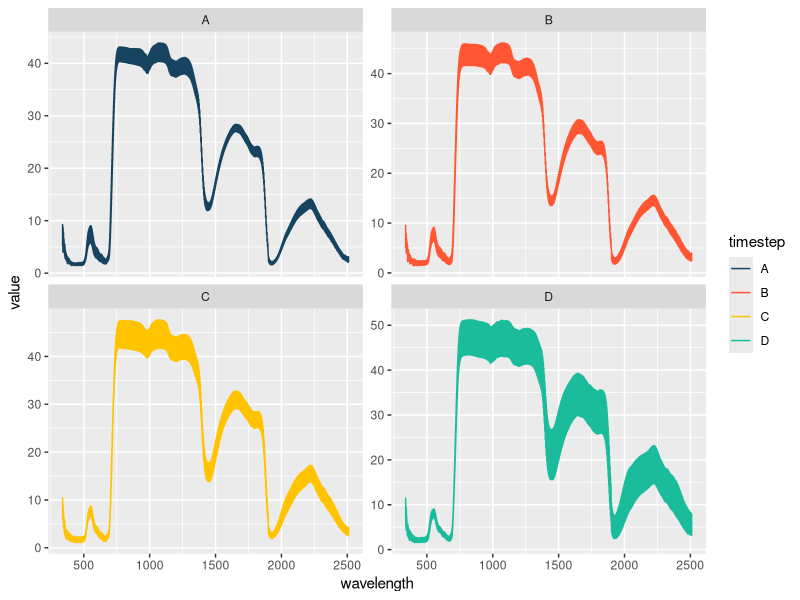
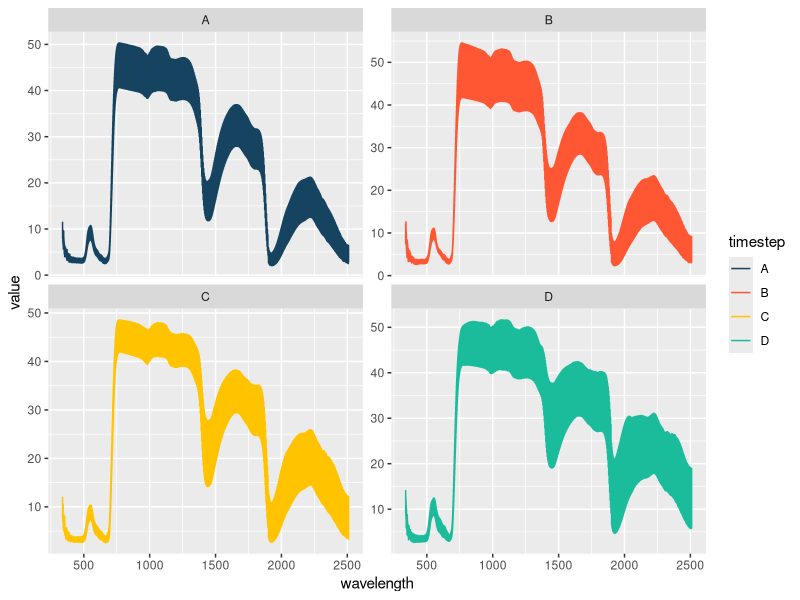
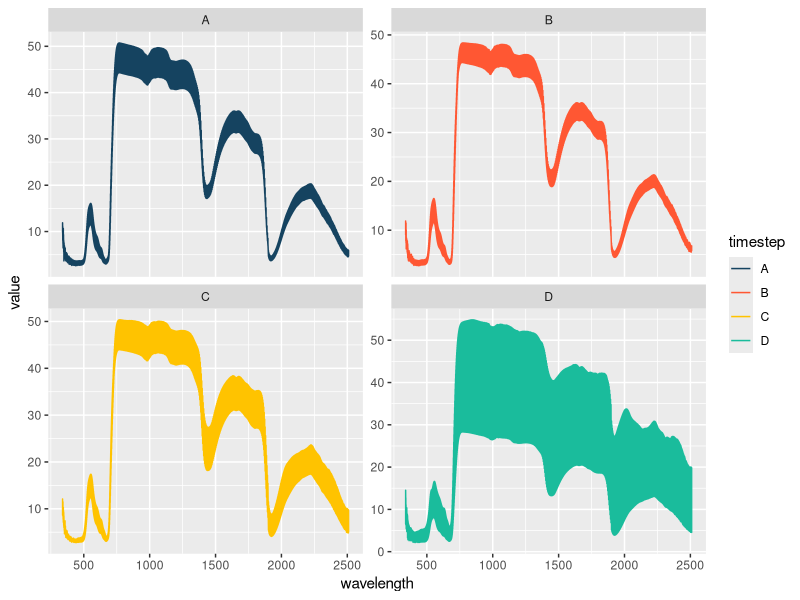
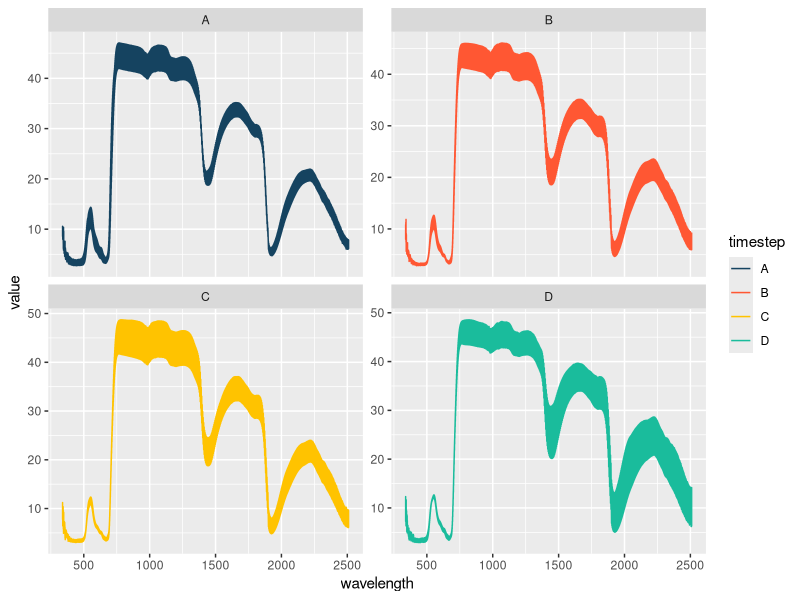
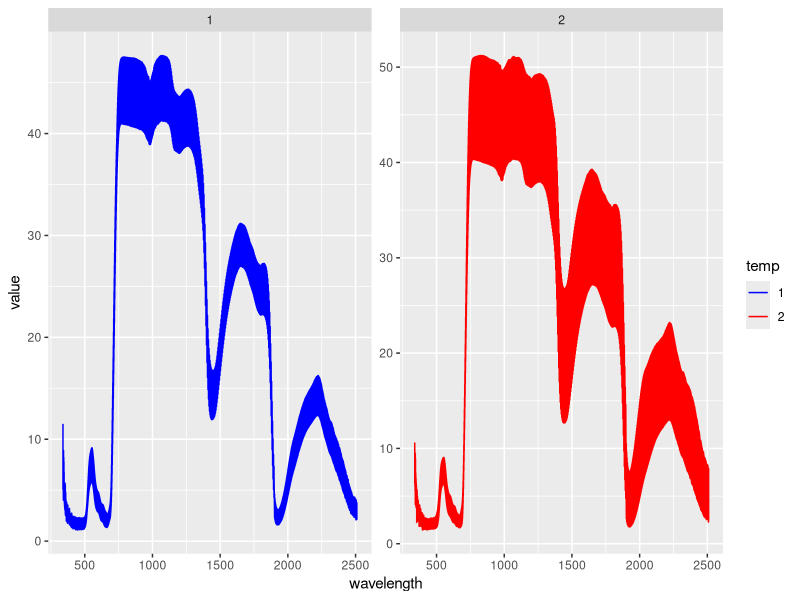
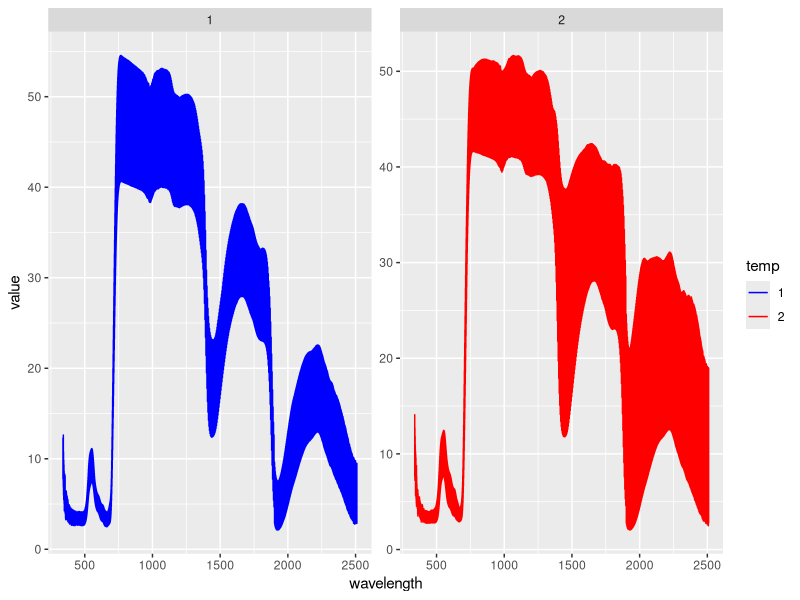
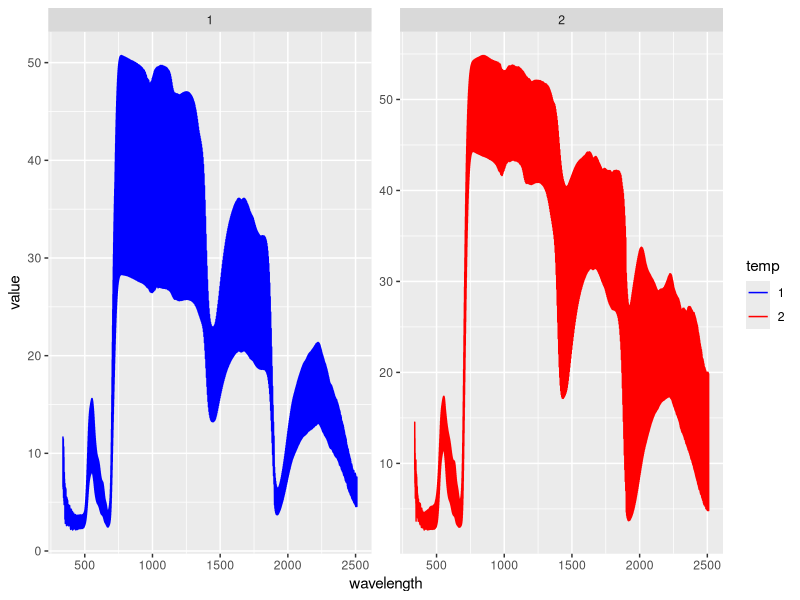
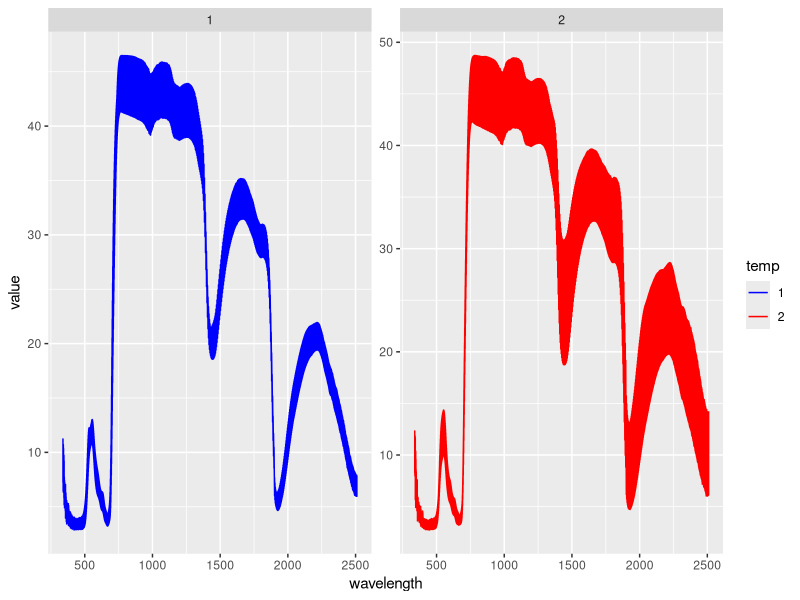

Source code (R) for these figures, in order: (Note: this script raises an error after producing the figures.)
setwd("C:/Desktop/Spec2025/SPEC_School/spec_school_2025/MLBS_2025_spectra")
specs<-read.csv("MLBS2025_SPEC_School_spectra_final.csv")

#calculate indices
#split into groups
library(ggplot2)
library(tidyverse)

specs2 <- specs %>%
  pivot_longer(
    cols = -wavelength,
    names_to = "label",
    values_to = "value"
  )
head(specs2)


specs2 <- specs2 %>% 
  mutate(timestep = substr(label,1,1),
         species = substr(label,2,3),
         individual = substr(label,4,4),
         temp = substr(label,6,6))

specs2<-specs2[-1,]


getwd()
write.csv(specs2, "facet_spectra.csv")

tcolor<-c("#154360", "#FF5733", "#FFC300", "#1ABC9C")
trtcolor<-c("red","blue")

#by species and timestep
BOs <-subset(specs2, species == "BO")
ggplot(data=BOs, aes(x=wavelength, y=value, color=timestep))+geom_line(linewidth=0.5)+
  scale_color_manual(values = tcolor)+
  facet_wrap(~ timestep, scales = "free_y")

WOs<-subset(specs2, species == "WO")
ggplot(data=WOs, aes(x=wavelength, y=value, color=timestep))+geom_line(linewidth=0.5)+
  scale_color_manual(values = tcolor)+
  facet_wrap(~ timestep, scales = "free_y")

RMs<-subset(specs2, species == "RM")
ggplot(data=RMs, aes(x=wavelength, y=value, color=timestep))+geom_line(linewidth=0.5)+
  scale_color_manual(values = tcolor)+
  facet_wrap(~ timestep, scales = "free_y")

SMs<-subset(specs2, species == "SM")
ggplot(data=SMs,aes(x=wavelength, y=value, color=timestep))+geom_line(linewidth=0.5)+
  scale_color_manual(values = tcolor)+
  facet_wrap(~ timestep, scales = "free_y")


trtcolor<-c("blue", "red")
#by species and treatment
BOs <-subset(specs2, species == "BO")
ggplot(data=BOs, aes(x=wavelength, y=value, color=temp))+geom_line(linewidth=0.5)+
  scale_color_manual(values = trtcolor)+facet_wrap(~ temp, scales = "free_y")

WOs<-subset(specs2, species == "WO")
ggplot(data=WOs, aes(x=wavelength, y=value, color=temp))+geom_line(linewidth=0.5)+
  scale_color_manual(values = trtcolor)+facet_wrap(~ temp, scales = "free_y")

RMs<-subset(specs2, species == "RM")
ggplot(data=RMs, aes(x=wavelength, y=value, color=temp))+geom_line(linewidth=0.5)+
  scale_color_manual(values = trtcolor)+facet_wrap(~ temp, scales = "free_y")

SMs<-subset(specs2, species == "SM")
ggplot(data=SMs,aes(x=wavelength, y=value, color=temp))+geom_line(linewidth=0.5)+
  scale_color_manual(values = trtcolor)+facet_wrap(~ temp, scales = "free_y")       


indcolor<-c("green", "yellow", "orange")
BOs <-subset(specs2, species == "BO")
ggplot(data=BOs, aes(x=wavelength, y=value, color=individual))+geom_line(linewidth=0.5)+
  scale_color_manual(values = indcolor)+facet_wrap(~ individual, scales = "free_y")

WOs<-subset(specs2, species == "WO")
ggplot(data=WOs,  aes(x=wavelength, y=value, color=individual))+geom_line(linewidth=0.5)+
  scale_color_manual(values = indcolor)+facet_wrap(~ individual, scales = "free_y")

RMs<-subset(specs2, species == "RM")
ggplot(data=RMs,  aes(x=wavelength, y=value, color=individual))+geom_line(linewidth=0.5)+
  scale_color_manual(values = indcolor)+facet_wrap(~ individual, scales = "free_y")

SMs<-subset(specs2, species == "SM")
ggplot(data=SMs, aes(x=wavelength, y=value, color=individual))+geom_line(linewidth=0.5)+
  scale_color_manual(values = indcolor)+facet_wrap(~ individual, scales = "free_y")

#try to get at leaf timeseries
ggplot(data=WOs, aes(x=wavelength, y=value, color=trt))+geom_line()


unique(specs2$species)

